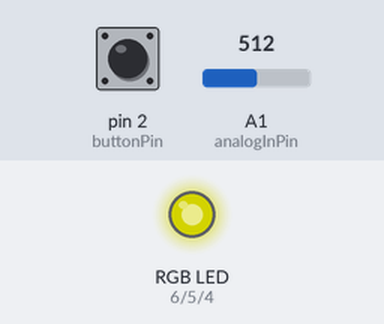
A sketch run on a simulated Arduino Uno, built with avr-gcc and run on an emulated ATmega328P. Shown: an RGB LED mixed from three pins (HIGH = lit). The inputs (shaded band) are chosen by the test bench; at power-on: A1 (analogInPin) = 512, pin 2 (buttonPin) LOW. Dim RGB values are drawn brighter than linear.

Above: at 1.2 s.
1.3 s: A1 (analogInPin) set to 716
At 2.3 s:
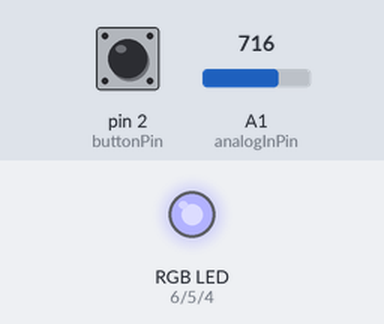
2.8 s: A1 (analogInPin) set to 900
At 3.5 s:
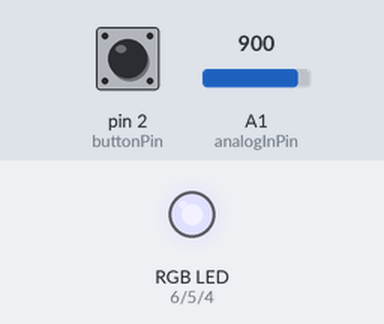
4.3 s: A1 (analogInPin) set to 122
At 4.6 s:
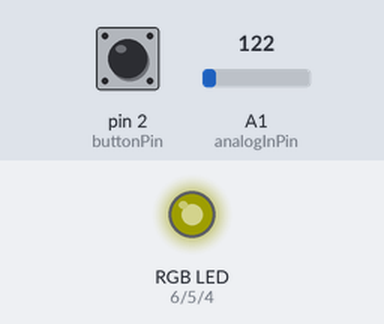
5.8 s: A1 (analogInPin) set to 0
At 7.0 s:
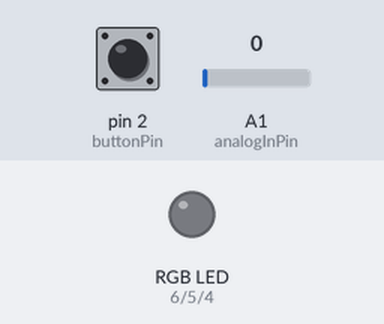
8.9 s: A1 (analogInPin) set to 511
At 9.3 s:
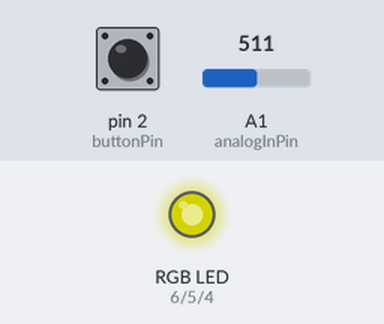
Timing chart, 0 to 11.4 s (numbered marks = the images above; inputs shaded):
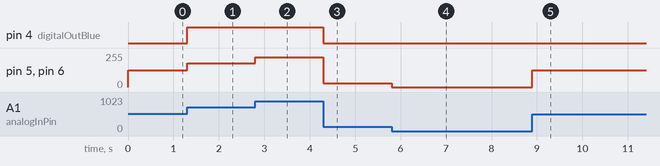

Measured:
- after the input at 1.3 s, pin 4 (digitalOutBlue): LOW → HIGH at once; pin 5 (digitalOutGreen), pin 6 (digitalOutRed): 127/255 → 178/255 at once
- after the input at 2.8 s, pin 5 (digitalOutGreen), pin 6 (digitalOutRed): 178/255 → 224/255 at once
- after the input at 4.3 s, pin 4 (digitalOutBlue): HIGH → LOW at once; pin 5 (digitalOutGreen), pin 6 (digitalOutRed): 224/255 → 30/255 at once
- after the input at 5.8 s, pin 5 (digitalOutGreen), pin 6 (digitalOutRed): 30/255 → 0/255 at once
- after the input at 8.9 s, pin 5 (digitalOutGreen), pin 6 (digitalOutRed): 0/255 → 127/255 at once

The sketch:

Selvstudium1-2.ino
```cpp
const int analogInPin = A1;
const int buttonPin = 2;
const int digitalOutPin = 1;
const int digitalOutRed = 6;
const int digitalOutGreen = 5;
const int digitalOutBlue = 4;
int ledState = LOW;

int buttonPushCounter = 0;
int buttonState = 0;
int lastButtonState = 0;
int interval;
int previousMillis = 0;


int buttonValue = 0;
int sensorvalue = 0;
int outPutValue= 0;
unsigned long lastDebounceTime = 0;
unsigned long debounceDelay = 0;

void setup(){
    Serial.begin(9600);
  	pinMode(digitalOutRed, OUTPUT);
 	pinMode(digitalOutBlue, OUTPUT);
  	pinMode(digitalOutGreen, OUTPUT);
    pinMode(buttonPin, INPUT);

}

void knapp(){
    int currentMillis = millis();
    buttonState = digitalRead(buttonPin);
    if (buttonState != lastButtonState) {
        previousMillis = currentMillis;
        if (buttonState == HIGH) {
        buttonPushCounter++;
        Serial.println(buttonPushCounter);
        }

    lastButtonState = buttonState;

    if(buttonPushCounter == 3){
        buttonPushCounter = 1;
        }
    }

}

void potensiometer(){
    sensorvalue = analogRead(analogInPin);
    outPutValue = map(sensorvalue, 0, 1023, 0, 255);

  	analogWrite(digitalOutRed, outPutValue);
  	analogWrite(digitalOutBlue, outPutValue);
  	analogWrite(digitalOutGreen, outPutValue);
}

void blink(){
	int currentMillis = millis();
  if (currentMillis - previousMillis >= interval){
    previousMillis = currentMillis;
    if(ledState == LOW){
    	ledState = HIGH;
    }else{
    	ledState = LOW;
    }
  }

    analogWrite(digitalOutRed, outPutValue);
    analogWrite(digitalOutBlue, outPutValue);
  	analogWrite(digitalOutGreen, outPutValue);
}


void loop(){
    knapp();
    if (buttonPushCounter == 0){
        potensiometer();
    }else if(buttonPushCounter == 1){
        potensiometer();
        blink();
    }
}
```
